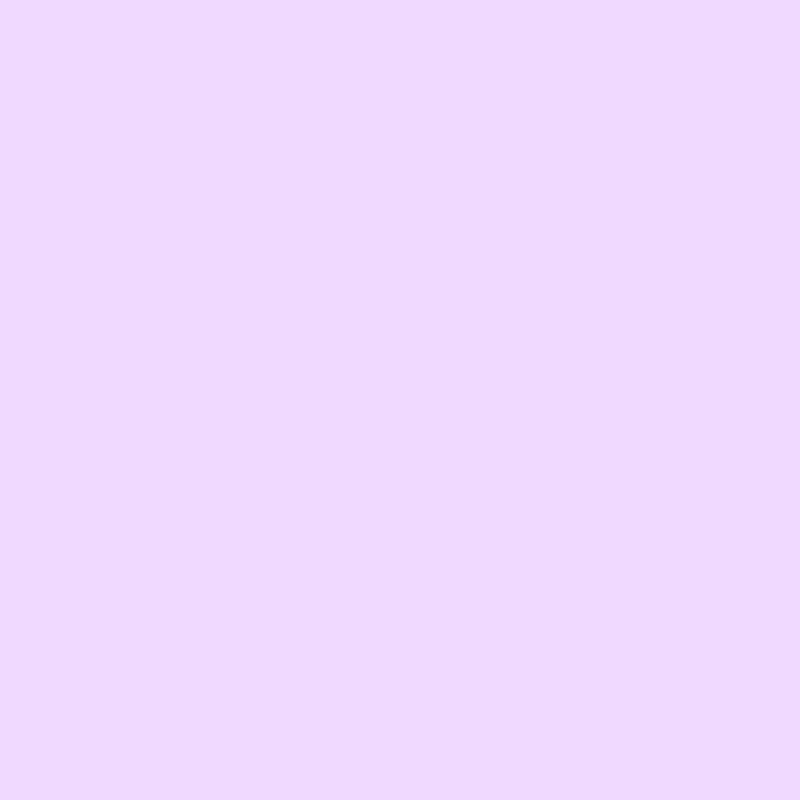
Frame 1 (no input)
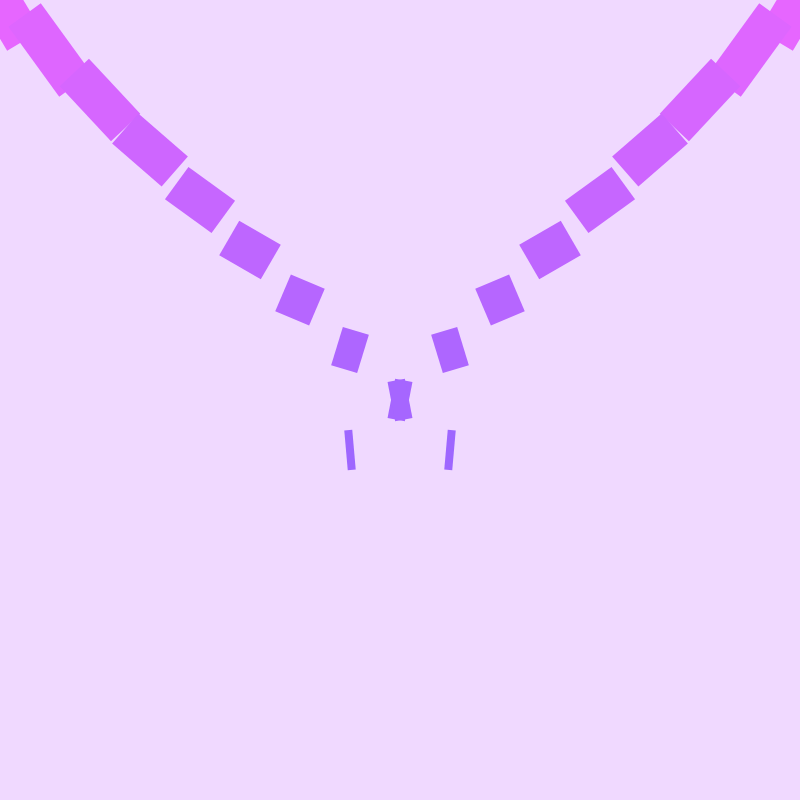
Frame 60 (no input)
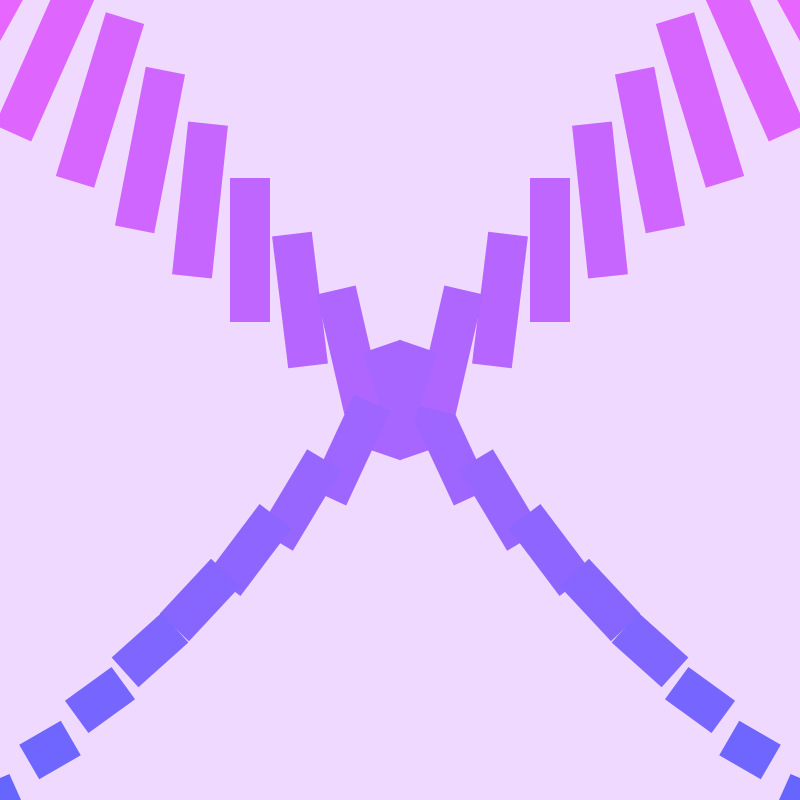
Frame 120 (the mouse pressed at the canvas centre since frame 60)

The p5.js sketch that drew these frames (run headless with seeded random() and noise() and a simulated clock; from frame 60 on, the mouse is pressed at the canvas centre):

// p5.js sketch
// ── sketch.js
let rects = []; //an array for the x and y positions of each shape
let rects1 = []; //anti-clockwise direction
let stepSize = 50;


function setup() {
  createCanvas(800, 800);
  for (let i = 0; i < width; i++) {
    rects.push({ x: i * stepSize, y: i * stepSize, angle: 0, delay: i * 500 }); 
  }
  
   for (let i = 0; i < width; i++) {
    rects1.push({ x: width-i * stepSize, y: i * stepSize, angle: 0, delay: i * 500 });
  }
  rectMode(CENTER);
  colorMode(HSB);
  noStroke();
}

function draw() {
  background(277,15,100);


let w = width/5;
let h = height/20;
 colorMode(HSB, 360, 100, 100, 1.0);
  for (let i = 0; i < rects.length; i++) {
    
    const { x, y, angle, delay } = rects[i];
    if (millis()*5 > delay) {
      rects[i].angle += 1;
    }
    push();
    translate(x, y);
    rotate(radians(angle));
      let colorValue = map(x, 0, rects.length, 290, 240); // map the index of the position to a color value
    fill(colorValue, 60, 100,1);

    rect(0, 0, w*angle*0.01, h);
    pop();
  }
  

 for (let i = 0; i < rects1.length; i++) {
    const { x, y, angle, delay } = rects1[i];
    if (millis()*5 > delay) {
      rects1[i].angle -= 1;
    }
    push();
    translate(x, y);
    rotate(radians(angle));
    let colorValue = map(x, 0, rects.length, 240, 290); // map the index of the position to a color value
    fill(colorValue, 60, 100,1);

    rect(0, 0, w*angle*0.01, h);
    pop();
  }
  
}
